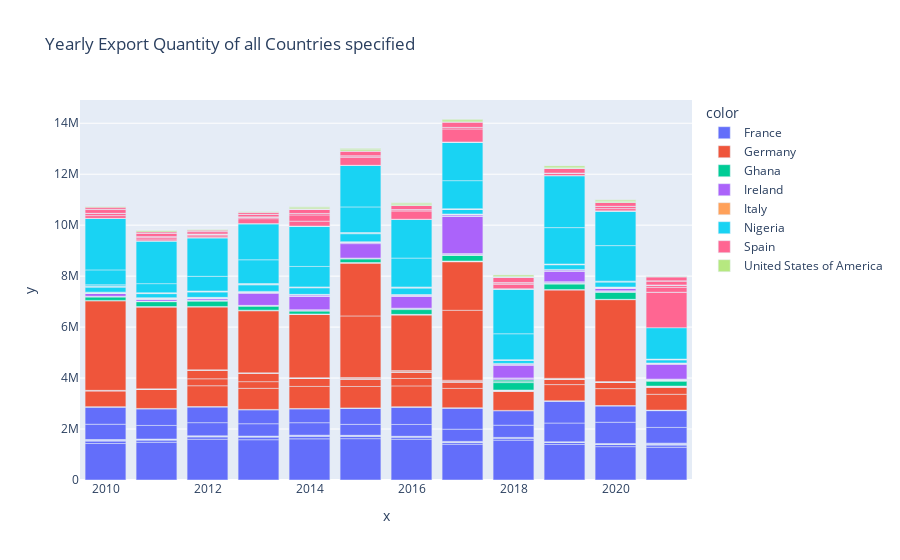

Notebook code cell kept with this figure:
### Code cell
fig4 = px.bar(y=data['Export Quantity'], x=data['Year'], color=data['Area'], title='Yearly Export Quantity of all Countries specified')
fig4.show();

### Figure 1 — Plotly figure (JSON) as saved in the notebook; plotly's stock layout.template omitted (floating-point values rounded to 4 significant figures; data arrays with more than 128 entries replaced by an {"elided": "..."} marker saying what was removed)
{"data": [{"alignmentgroup": "True", "hovertemplate": "color=France<br>x=%{x}<br>y=%{y}<extra></extra>", "legendgroup": "France", "marker": {"color": "#636efa", "pattern": {"shape": ""}}, "name": "France", "offsetgroup": "France", "orientation": "v", "showlegend": true, "textposition": "auto", "type": "bar", "x": {"elided": "152 int values"}, "xaxis": "x", "y": {"elided": "152 int values"}, "yaxis": "y"}, {"alignmentgroup": "True", "hovertemplate": "color=Germany<br>x=%{x}<br>y=%{y}<extra></extra>", "legendgroup": "Germany", "marker": {"color": "#EF553B", "pattern": {"shape": ""}}, "name": "Germany", "offsetgroup": "Germany", "orientation": "v", "showlegend": true, "textposition": "auto", "type": "bar", "x": {"elided": "150 int values"}, "xaxis": "x", "y": {"elided": "150 int values"}, "yaxis": "y"}, {"alignmentgroup": "True", "hovertemplate": "color=Ghana<br>x=%{x}<br>y=%{y}<extra></extra>", "legendgroup": "Ghana", "marker": {"color": "#00cc96", "pattern": {"shape": ""}}, "name": "Ghana", "offsetgroup": "Ghana", "orientation": "v", "showlegend": true, "textposition": "auto", "type": "bar", "x": [2015, 2016, 2017, 2018, 2019, 2020, 2021, 2010, 2011, 2012, 2013, 2014, 2015, 2016, 2017, 2018, 2019, 2020, 2021, 2010, 2011, 2012, 2013, 2014, 2015, 2016, 2017, 2018, 2019, 2020, 2021, 2010, 2011, 2012, 2013, 2014, 2015, 2016, 2017, 2018, 2019, 2020, 2021, 2016, 2017, 2018, 2019, 2020, 2013, 2014, 2016, 2017, 2020, 2017, 2018, 2019, 2010, 2011, 2012, 2013, 2014, 2015, 2016, 2017, 2018, 2019, 2020, 2021, 2010, 2011, 2012, 2013, 2014, 2015, 2016, 2017, 2018, 2019, 2020, 2021, 2010, 2011, 2012, 2013, 2016, 2018, 2019, 2021, 2014, 2016, 2019, 2021, 2010, 2011, 2012, 2013, 2015, 2016, 2017, 2018, 2019, 2020, 2021, 2010, 2011, 2012, 2013, 2014, 2015, 2016, 2017, 2018, 2019, 2020, 2021, 2012], "xaxis": "x", "y": [127, 25, 6, 0, 0, 1, 0, 7, 130, 8, 16, 7, 222, 0, 0, 0, 0, 2, 0, 0, 0, 0, 64, 24, 24, 4, 5, 52, 2, 0, 3, 0, 0, 0, 0, 0, 0, 843, 2000, 0, 0, 11, 43, 364, 136, 21, 0, 12, 1, 34, 12, 0, 0, 0, 0, 2813, 1, 2, 470, 110, 16, 36, 1, 4, 205, 96, 271663, 184630, 130578, 192352, 205866, 148454, 123727, 150293, 188065, 235879, 291373, 213348, 26028, 35812, 33600, 20271, 31017, 33416, 32923, 37847, 46109, 15032, 3341, 6270, 0, 0, 0, 0, 2, 0, 0, 0, 130, 114, 100, 100, 167, 86, 34, 140, 2945, 5430, 7305, 8109, 6164, 76197, 4292, 6129, 14826, 6334], "yaxis": "y"}, {"alignmentgroup": "True", "hovertemplate": "color=Ireland<br>x=%{x}<br>y=%{y}<extra></extra>", "legendgroup": "Ireland", "marker": {"color": "#ab63fa", "pattern": {"shape": ""}}, "name": "Ireland", "offsetgroup": "Ireland", "orientation": "v", "showlegend": true, "textposition": "auto", "type": "bar", "x": {"elided": "129 int values"}, "xaxis": "x", "y": {"elided": "129 int values"}, "yaxis": "y"}, {"alignmentgroup": "True", "hovertemplate": "color=Italy<br>x=%{x}<br>y=%{y}<extra></extra>", "legendgroup": "Italy", "marker": {"color": "#FFA15A", "pattern": {"shape": ""}}, "name": "Italy", "offsetgroup": "Italy", "orientation": "v", "showlegend": true, "textposition": "auto", "type": "bar", "x": {"elided": "157 int values"}, "xaxis": "x", "y": {"elided": "157 int values"}, "yaxis": "y"}, {"alignmentgroup": "True", "hovertemplate": "color=Nigeria<br>x=%{x}<br>y=%{y}<extra></extra>", "legendgroup": "Nigeria", "marker": {"color": "#19d3f3", "pattern": {"shape": ""}}, "name": "Nigeria", "offsetgroup": "Nigeria", "orientation": "v", "showlegend": true, "textposition": "auto", "type": "bar", "x": [2017, 2018, 2019, 2020, 2021, 2010, 2011, 2012, 2013, 2014, 2015, 2016, 2017, 2018, 2019, 2020, 2021, 2010, 2011, 2012, 2013, 2014, 2015, 2016, 2017, 2018, 2019, 2020, 2021, 2010, 2011, 2012, 2013, 2014, 2015, 2016, 2017, 2019, 2020, 2021, 2010, 2011, 2012, 2013, 2014, 2015, 2016, 2017, 2018, 2019, 2020, 2021, 2010, 2011, 2012, 2013, 2010, 2011, 2012, 2013, 2014, 2015, 2016, 2017, 2018, 2019, 2020, 2021, 2010, 2011, 2012, 2013, 2014, 2015, 2016, 2017, 2018, 2019, 2020, 2021, 2010, 2011, 2012, 2013, 2014, 2015, 2016, 2017, 2018, 2019, 2020, 2021, 2010, 2011, 2012, 2013, 2014, 2015, 2016, 2017, 2018, 2019, 2020], "xaxis": "x", "y": [181390, 124380, 183739, 195446, 123195, 195656, 160759, 212150, 257340, 258104, 313358, 251556, 12315, 14961, 17060, 18555, 19240, 22184, 26557, 29202, 24711, 27278, 27320, 29185, 0, 1, 0, 0, 0, 0, 0, 0, 17, 4556, 10342, 7241, 6819, 1773, 2708, 2003, 4270, 3105, 2883, 3166, 2639, 5683, 8103, 6194, 4861, 7517, 13935, 8252, 4308, 4091, 4285, 19556, 62383, 30, 0, 126, 14, 69, 22, 1, 2335, 962, 249, 576, 550, 302, 710, 616, 518, 450, 340, 216, 95, 108, 166, 213, 583250, 356994, 576295, 934987, 801985, 1007042, 1132960, 1101305, 1016928, 1429288, 1393410, 1230921, 2020115, 1678904, 1517627, 1417810, 1584001, 1630483, 1519351, 1503630, 1755264, 2038224, 1360227], "yaxis": "y"}, {"alignmentgroup": "True", "hovertemplate": "color=Spain<br>x=%{x}<br>y=%{y}<extra></extra>", "legendgroup": "Spain", "marker": {"color": "#FF6692", "pattern": {"shape": ""}}, "name": "Spain", "offsetgroup": "Spain", "orientation": "v", "showlegend": true, "textposition": "auto", "type": "bar", "x": {"elided": "141 int values"}, "xaxis": "x", "y": {"elided": "141 int values"}, "yaxis": "y"}, {"alignmentgroup": "True", "hovertemplate": "color=United States of America<br>x=%{x}<br>y=%{y}<extra></extra>", "legendgroup": "United States of America", "marker": {"color": "#B6E880", "pattern": {"shape": ""}}, "name": "United States of America", "offsetgroup": "United States of America", "orientation": "v", "showlegend": true, "textposition": "auto", "type": "bar", "x": [2014, 2015, 2016, 2017, 2018, 2019, 2020, 2021, 2010, 2011, 2012, 2013, 2014, 2015, 2016, 2017, 2018, 2019, 2020, 2021, 2010, 2011, 2012, 2013, 2014, 2015, 2016, 2017, 2018, 2019, 2020], "xaxis": "x", "y": [44508, 51767, 30436, 44416, 23126, 49474, 45015, 24223, 34831, 55059, 34004, 19406, 40763, 48227, 63160, 65119, 61663, 57611, 55818, 8219, 7622, 6460, 6789, 9220, 10076, 11859, 10458, 9756, 6043, 4857, 5914], "yaxis": "y"}], "layout": {"barmode": "relative", "legend": {"title": {"text": "color"}, "tracegroupgap": 0}, "title": {"text": "Yearly Export Quantity of all Countries specified"}, "xaxis": {"anchor": "y", "domain": [0, 1], "title": {"text": "x"}}, "yaxis": {"anchor": "x", "domain": [0, 1], "title": {"text": "y"}}}}
